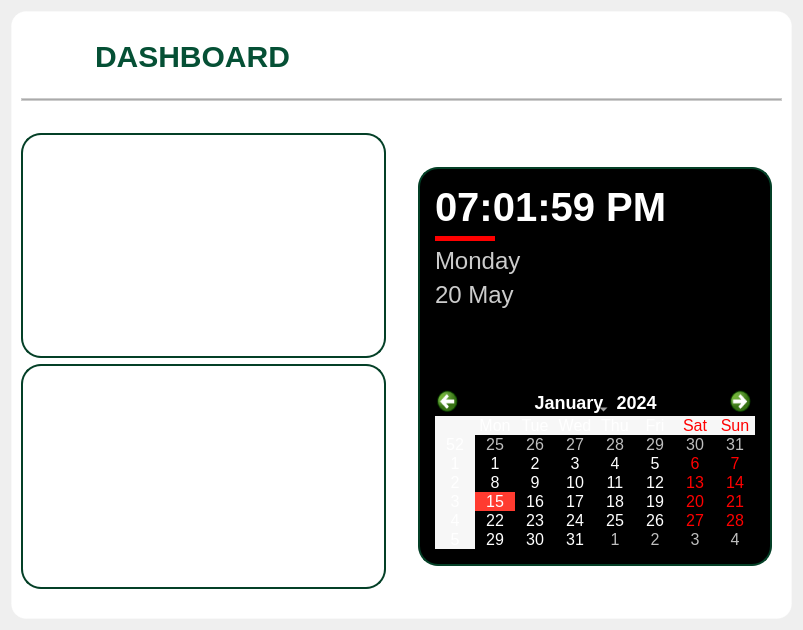
         <widget class="QWidget" name="Admin_Dashboard">
          <layout class="QVBoxLayout" name="verticalLayout_4">
           <item>
            <widget class="QFrame" name="frame_7">
             <property name="styleSheet">
              <string notr="true">QFrame {
    background-color: white;
    border: 1px solid rgba(255, 255, 255, 0.3); /* Subtle border */
    border-radius: 15px;
    backdrop-filter: blur(15px); /* Blur effect */
}
</string>
             </property>
             <property name="frameShape">
              <enum>QFrame::StyledPanel</enum>
             </property>
             <property name="frameShadow">
              <enum>QFrame::Raised</enum>
             </property>
             <layout class="QGridLayout" name="gridLayout_11">
              <item row="2" column="2" rowspan="3">
               <widget class="QFrame" name="frame_16">
                <property name="frameShape">
                 <enum>QFrame::StyledPanel</enum>
                </property>
                <property name="frameShadow">
                 <enum>QFrame::Raised</enum>
                </property>
                <layout class="QGridLayout" name="gridLayout_6">
                 <property name="topMargin">
                  <number>19</number>
                 </property>
                 <item row="3" column="0">
                  <spacer name="verticalSpacer">
                   <property name="orientation">
                    <enum>Qt::Vertical</enum>
                   </property>
                   <property name="sizeType">
                    <enum>QSizePolicy::Fixed</enum>
                   </property>
                   <property name="sizeHint" stdset="0">
                    <size>
                     <width>10</width>
                     <height>13</height>
                    </size>
                   </property>
                  </spacer>
                 </item>
                 <item row="1" column="0">
                  <widget class="QFrame" name="frame_17">
                   <property name="minimumSize">
                    <size>
                     <width>0</width>
                     <height>200</height>
                    </size>
                   </property>
                   <property name="maximumSize">
                    <size>
                     <width>16777215</width>
                     <height>600</height>
                    </size>
                   </property>
                   <property name="styleSheet">
                    <string notr="true">QFrame {
    background: black;
    
    border: 2px solid #044027; /* Slightly lighter green border */
    border-radius: 20px; /* Rounded corners */
}
</string>
                   </property>
                   <property name="frameShape">
                    <enum>QFrame::StyledPanel</enum>
                   </property>
                   <property name="frameShadow">
                    <enum>QFrame::Raised</enum>
                   </property>
                   <layout class="QGridLayout" name="gridLayout_10">
                    <property name="leftMargin">
                     <number>15</number>
                    </property>
                    <property name="topMargin">
                     <number>15</number>
                    </property>
                    <property name="rightMargin">
                     <number>15</number>
                    </property>
                    <property name="bottomMargin">
                     <number>15</number>
                    </property>
                    <item row="0" column="0" colspan="2">
                     <widget class="QLabel" name="time_dashboard">
                      <property name="styleSheet">
                       <string notr="true">QLabel {
	background: none;
	border: none;
    font-family: &quot;Helvetica Neue&quot;, &quot;Arial&quot;, sans-serif;
    font-size: 30pt;
    font-weight: bold;
    color: white;
}
</string>
                      </property>
                      <property name="text">
                       <string>07:01:59 PM</string>
                      </property>
                      <property name="alignment">
                       <set>Qt::AlignLeading|Qt::AlignLeft|Qt::AlignVCenter</set>
                      </property>
                     </widget>
                    </item>
                    <item row="0" column="2" rowspan="5">
                     <widget class="QFrame" name="Analogclock">
                      <property name="styleSheet">
                       <string notr="true">background: none;
border:none;</string>
                      </property>
                      <property name="frameShape">
                       <enum>QFrame::StyledPanel</enum>
                      </property>
                      <property name="frameShadow">
                       <enum>QFrame::Raised</enum>
                      </property>
                     </widget>
                    </item>
                    <item row="1" column="0">
                     <widget class="Line" name="line_4">
                      <property name="sizePolicy">
                       <sizepolicy hsizetype="Fixed" vsizetype="Fixed">
                        <horstretch>0</horstretch>
                        <verstretch>0</verstretch>
                       </sizepolicy>
                      </property>
                      <property name="minimumSize">
                       <size>
                        <width>60</width>
                        <height>5</height>
                       </size>
                      </property>
                      <property name="styleSheet">
                       <string notr="true">QFrame {
    border: 1px solid transparent;
    background-color: red;
    height: 4px;
}
</string>
                      </property>
                      <property name="orientation">
                       <enum>Qt::Horizontal</enum>
                      </property>
                     </widget>
                    </item>
                    <item row="2" column="0" colspan="2">
                     <widget class="QLabel" name="day">
                      <property name="styleSheet">
                       <string notr="true">QLabel {
	background: none;
	border: none;
    font-family: &quot;Helvetica Neue&quot;, &quot;Arial&quot;, sans-serif;
    font-size: 18pt;
    font-weight: 100;
    color: #ccc;
}
</string>
                      </property>
                      <property name="text">
                       <string>Monday</string>
                      </property>
                      <property name="alignment">
                       <set>Qt::AlignLeading|Qt::AlignLeft|Qt::AlignVCenter</set>
                      </property>
                     </widget>
                    </item>
                    <item row="3" column="0" colspan="2">
                     <widget class="QLabel" name="date">
                      <property name="styleSheet">
                       <string notr="true">QLabel {
	background: none;
	border: none;
    font-family: &quot;Helvetica Neue&quot;, &quot;Arial&quot;, sans-serif;
    font-size: 18pt;
    font-weight: 100;
    color: #ccc;
}
</string>
                      </property>
                      <property name="text">
                       <string>20 May</string>
                      </property>
                      <property name="alignment">
                       <set>Qt::AlignLeading|Qt::AlignLeft|Qt::AlignVCenter</set>
                      </property>
                     </widget>
                    </item>
                    <item row="4" column="0" colspan="2">
                     <widget class="QLabel" name="greetings">
                      <property name="styleSheet">
                       <string notr="true">QLabel {
	background: none;
	border: none;
    font-family: &quot;Helvetica Neue&quot;, &quot;Arial&quot;, sans-serif;
    font-size: 18pt;
    font-weight: 100;
    color: white;
}
</string>
                      </property>
                      <property name="text">
                       <string/>
                      </property>
                      <property name="alignment">
                       <set>Qt::AlignLeading|Qt::AlignLeft|Qt::AlignVCenter</set>
                      </property>
                     </widget>
                    </item>
                    <item row="5" column="1">
                     <spacer name="verticalSpacer_7">
                      <property name="orientation">
                       <enum>Qt::Vertical</enum>
                      </property>
                      <property name="sizeType">
                       <enum>QSizePolicy::Fixed</enum>
                      </property>
                      <property name="sizeHint" stdset="0">
                       <size>
                        <width>20</width>
                        <height>40</height>
                       </size>
                      </property>
                     </spacer>
                    </item>
                    <item row="6" column="0" colspan="3">
                     <widget class="QCalendarWidget" name="calendar">
                      <property name="sizePolicy">
                       <sizepolicy hsizetype="Expanding" vsizetype="Expanding">
                        <horstretch>0</horstretch>
                        <verstretch>0</verstretch>
                       </sizepolicy>
                      </property>
                      <property name="minimumSize">
                       <size>
                        <width>0</width>
                        <height>0</height>
                       </size>
                      </property>
                      <property name="maximumSize">
                       <size>
                        <width>600</width>
                        <height>600</height>
                       </size>
                      </property>
                      <property name="styleSheet">
                       <string notr="true">QCalendarWidget {
    background-color: black;
    color: white;
    border: none;
    font-family: 'Helvetica Neue', sans-serif;
    font-size: 16px;
}

QCalendarWidget QAbstractItemView {
    selection-background-color: #ff3b30;
    selection-color: white;
	border: none;
    background-color: black;
    gridline-color: #444;
}

QCalendarWidget QToolButton {
    color: white;
    font-size: 18px;
    icon-size: 24px, 24px;
    background: transparent;
    border: none;
}

QCalendarWidget QSpinBox {
    color: white;
    background: transparent;
    border: none;
}

QCalendarWidget QWidget#qt_calendar_navigationbar {
    background-color: black;
    border: none;
}

QCalendarWidget QAbstractItemView:enabled {
    color: white;
    background-color: black;
    selection-background-color: #ff3b30;
    selection-color: white;
}
/* Hover effect */
QCalendarWidget QAbstractItemView::item:hover {
    background-color: #555;  /* dark hover background */
    color: white;
    border-radius: 4px;
}

/* Current date highlight (uses QTextCharFormat from Python) */
QCalendarWidget QAbstractItemView::item:enabled:!selected[today=&quot;true&quot;] {
    border: 1px solid #ff3b30;
    font-weight: bold;
    color: #ff3b30;
    border-radius: 4px;
}
</string>
                      </property>
                     </widget>
                    </item>
                   </layout>
                  </widget>
                 </item>
                 <item row="0" column="0">
                  <spacer name="verticalSpacer_8">
                   <property name="orientation">
                    <enum>Qt::Vertical</enum>
                   </property>
                   <property name="sizeType">
                    <enum>QSizePolicy::Fixed</enum>
                   </property>
                   <property name="sizeHint" stdset="0">
                    <size>
                     <width>20</width>
                     <height>40</height>
                    </size>
                   </property>
                  </spacer>
                 </item>
                </layout>
               </widget>
              </item>
              <item row="0" column="0" colspan="2">
               <widget class="QFrame" name="frame_9">
                <property name="styleSheet">
                 <string notr="true">background: none;
border: none;</string>
                </property>
                <property name="frameShape">
                 <enum>QFrame::StyledPanel</enum>
                </property>
                <property name="frameShadow">
                 <enum>QFrame::Raised</enum>
                </property>
                <layout class="QGridLayout" name="gridLayout_8">
                 <item row="0" column="0" alignment="Qt::AlignTop">
                  <widget class="QFrame" name="frame_10">
                   <property name="styleSheet">
                    <string notr="true">background: none;
border: none;</string>
                   </property>
                   <property name="frameShape">
                    <enum>QFrame::StyledPanel</enum>
                   </property>
                   <property name="frameShadow">
                    <enum>QFrame::Raised</enum>
                   </property>
                   <layout class="QGridLayout" name="gridLayout_9">
                    <item row="0" column="0">
                     <widget class="QLabel" name="dashboard_a">
                      <property name="maximumSize">
                       <size>
                        <width>50</width>
                        <height>50</height>
                       </size>
                      </property>
                      <property name="text">
                       <string/>
                      </property>
                      <property name="pixmap">
                       <pixmap>Resources/dashboard-black.png</pixmap>
                      </property>
                      <property name="scaledContents">
                       <bool>true</bool>
                      </property>
                     </widget>
                    </item>
                    <item row="0" column="1">
                     <widget class="QLabel" name="label_4">
                      <property name="styleSheet">
                       <string notr="true">QLabel {
    background: none;
    color: #055035; /* Darker shade of blue */
    font-size: 30px;
    font-weight: 900; /* Extra Bold */
    font-family: &quot;Poppins&quot;, &quot;Arial&quot;, &quot;Helvetica&quot;, sans-serif;
    border: none;
    text-align: center;
}
</string>
                      </property>
                      <property name="text">
                       <string>DASHBOARD</string>
                      </property>
                     </widget>
                    </item>
                   </layout>
                  </widget>
                 </item>
                </layout>
               </widget>
              </item>
              <item row="3" column="0">
               <widget class="QFrame" name="frame_14">
                <property name="sizePolicy">
                 <sizepolicy hsizetype="Minimum" vsizetype="Expanding">
                  <horstretch>0</horstretch>
                  <verstretch>0</verstretch>
                 </sizepolicy>
                </property>
                <property name="styleSheet">
                 <string notr="true">QFrame {
    background: qlineargradient(
        spread:pad,
        x1:0, y1:0, x2:1, y2:1,
        stop:0 #055035,  /* Dark green */
        stop:1 #02281A   /* Even darker green */
    );
    
    border: 2px solid #044027; /* Slightly lighter green border */
    border-radius: 20px; /* Rounded corners */
}
</string>
                </property>
                <property name="frameShape">
                 <enum>QFrame::StyledPanel</enum>
                </property>
                <property name="frameShadow">
                 <enum>QFrame::Raised</enum>
                </property>
                <layout class="QGridLayout" name="gridLayout_4">
                 <item row="0" column="1">
                  <widget class="QFrame" name="pending_data">
                   <property name="styleSheet">
                    <string notr="true">background: none;
border: none;</string>
                   </property>
                   <property name="frameShape">
                    <enum>QFrame::StyledPanel</enum>
                   </property>
                   <property name="frameShadow">
                    <enum>QFrame::Raised</enum>
                   </property>
                  </widget>
                 </item>
                 <item row="0" column="0">
                  <widget class="QFrame" name="frame_15">
                   <property name="styleSheet">
                    <string notr="true">background: none;
border: none;</string>
                   </property>
                   <property name="frameShape">
                    <enum>QFrame::StyledPanel</enum>
                   </property>
                   <property name="frameShadow">
                    <enum>QFrame::Raised</enum>
                   </property>
                   <layout class="QGridLayout" name="gridLayout_7">
                    <item row="0" column="0" colspan="5">
                     <layout class="QHBoxLayout" name="horizontalLayout_6">
                      <item>
                       <widget class="QPushButton" name="pending_btn">
                        <property name="styleSheet">
                         <string notr="true">QPushButton {
    background: none;
    color: white; /* Darker shade of blue */
    font-size: 20px;
    font-weight: 900; /* Extra Bold */
    font-family: &quot;Poppins&quot;, &quot;Arial&quot;, &quot;Helvetica&quot;, sans-serif;
    border: none;
    text-align: center;
}

QPushButton:hover {
    text-decoration: underline;
}</string>
                        </property>
                        <property name="text">
                         <string>PENDING ACCOUNTS</string>
                        </property>
                       </widget>
                      </item>
                     </layout>
                    </item>
                    <item row="1" column="2">
                     <widget class="QLabel" name="pending">
                      <property name="styleSheet">
                       <string notr="true">QLabel {
    background: none; /* No background, blends with UI */
    color: white; /* Darker shade of blue */
    font-size: 60px; /* Large text for emphasis */
    font-weight: bold; /* Make it stand out */
    font-family: &quot;Poppins&quot;, &quot;Arial&quot;, &quot;Helvetica&quot;, sans-serif; /* Poppins with fallbacks */
    border: none; /* No border */
    text-align: center; /* Center the text */
}
</string>
                      </property>
                      <property name="text">
                       <string>0</string>
                      </property>
                      <property name="alignment">
                       <set>Qt::AlignCenter</set>
                      </property>
                     </widget>
                    </item>
                    <item row="1" column="1">
                     <widget class="QLabel" name="pending_a">
                      <property name="minimumSize">
                       <size>
                        <width>70</width>
                        <height>70</height>
                       </size>
                      </property>
                      <property name="maximumSize">
                       <size>
                        <width>70</width>
                        <height>70</height>
                       </size>
                      </property>
                      <property name="text">
                       <string/>
                      </property>
                      <property name="pixmap">
                       <pixmap>Resources/pending (2).png</pixmap>
                      </property>
                      <property name="scaledContents">
                       <bool>true</bool>
                      </property>
                     </widget>
                    </item>
                   </layout>
                  </widget>
                 </item>
                </layout>
               </widget>
              </item>
              <item row="4" column="0">
               <widget class="QFrame" name="frame_11">
                <property name="sizePolicy">
                 <sizepolicy hsizetype="Expanding" vsizetype="Expanding">
                  <horstretch>0</horstretch>
                  <verstretch>0</verstretch>
                 </sizepolicy>
                </property>
                <property name="styleSheet">
                 <string notr="true">QFrame {
    background: qlineargradient(
        spread:pad,
        x1:0, y1:0, x2:1, y2:1,
        stop:0 #055035,  /* Dark green */
        stop:1 #02281A   /* Even darker green */
    );
    
    border: 2px solid #044027; /* Slightly lighter green border */
    border-radius: 20px; /* Rounded corners */
}
</string>
                </property>
                <property name="frameShape">
                 <enum>QFrame::StyledPanel</enum>
                </property>
                <property name="frameShadow">
                 <enum>QFrame::Raised</enum>
                </property>
                <layout class="QGridLayout" name="gridLayout_5">
                 <property name="rightMargin">
                  <number>11</number>
                 </property>
                 <item row="0" column="0">
                  <widget class="QFrame" name="frame_12">
                   <property name="styleSheet">
                    <string notr="true">QFrame {
    background-color: rgba(255, 255, 255, 0.15); /* Light transparency */
    border: 1px solid rgba(255, 255, 255, 0.3); /* Subtle border */
    border-radius: 15px;
    backdrop-filter: blur(15px); /* Blur effect */
}
</string>
                   </property>
                   <property name="frameShape">
                    <enum>QFrame::StyledPanel</enum>
                   </property>
                   <property name="frameShadow">
                    <enum>QFrame::Raised</enum>
                   </property>
                   <layout class="QHBoxLayout" name="horizontalLayout_2">
                    <item>
                     <layout class="QVBoxLayout" name="verticalLayout_5">
                      <item>
                       <spacer name="verticalSpacer_3">
                        <property name="orientation">
                         <enum>Qt::Vertical</enum>
                        </property>
                        <property name="sizeType">
                         <enum>QSizePolicy::Fixed</enum>
                        </property>
                        <property name="sizeHint" stdset="0">
                         <size>
                          <width>20</width>
                          <height>40</height>
                         </size>
                        </property>
                       </spacer>
                      </item>
                      <item>
                       <widget class="QPushButton" name="student_btn">
                        <property name="styleSheet">
                         <string notr="true">QPushButton {
    background: none;
    color: white; /* Darker shade of blue */
    font-size: 25px;
    font-weight: 900; /* Extra Bold */
    font-family: &quot;Poppins&quot;, &quot;Arial&quot;, &quot;Helvetica&quot;, sans-serif;
    border: none;
    text-align: center;
}

QPushButton:hover {
    text-decoration: underline;
}</string>
                        </property>
                        <property name="text">
                         <string>STUDENT</string>
                        </property>
                       </widget>
                      </item>
                      <item>
                       <widget class="QLabel" name="student">
                        <property name="styleSheet">
                         <string notr="true">QLabel {
    background: none; /* No background, blends with UI */
    color: white; /* Darker shade of blue */
    font-size: 60px; /* Large text for emphasis */
    font-weight: bold; /* Make it stand out */
    font-family: &quot;Poppins&quot;, &quot;Arial&quot;, &quot;Helvetica&quot;, sans-serif; /* Poppins with fallbacks */
    border: none; /* No border */
    text-align: center; /* Center the text */
}
</string>
                        </property>
                        <property name="text">
                         <string>0</string>
                        </property>
                        <property name="alignment">
                         <set>Qt::AlignCenter</set>
                        </property>
                       </widget>
                      </item>
                      <item>
                       <spacer name="verticalSpacer_4">
                        <property name="orientation">
                         <enum>Qt::Vertical</enum>
                        </property>
                        <property name="sizeType">
                         <enum>QSizePolicy::Fixed</enum>
                        </property>
                        <property name="sizeHint" stdset="0">
                         <size>
                          <width>20</width>
                          <height>40</height>
                         </size>
                        </property>
                       </spacer>
                      </item>
                     </layout>
                    </item>
                    <item>
                     <widget class="QFrame" name="frame_19">
                      <property name="styleSheet">
                       <string notr="true">background: none;
border: none;</string>
                      </property>
                      <property name="frameShape">
                       <enum>QFrame::StyledPanel</enum>
                      </property>
                      <property name="frameShadow">
                       <enum>QFrame::Raised</enum>
                      </property>
                      <layout class="QGridLayout" name="gridLayout_12">
                       <item row="0" column="0">
                        <widget class="QLabel" name="student_a">
                         <property name="maximumSize">
                          <size>
                           <width>70</width>
                           <height>70</height>
                          </size>
                         </property>
                         <property name="text">
                          <string/>
                         </property>
                         <property name="pixmap">
                          <pixmap>Resources/students.png</pixmap>
                         </property>
                         <property name="scaledContents">
                          <bool>true</bool>
                         </property>
                        </widget>
                       </item>
                      </layout>
                     </widget>
                    </item>
                   </layout>
                  </widget>
                 </item>
                 <item row="0" column="1">
                  <widget class="QFrame" name="frame_13">
                   <property name="styleSheet">
                    <string notr="true">QFrame {
    background-color: rgba(255, 255, 255, 0.15); /* Light transparency */
    border: 1px solid rgba(255, 255, 255, 0.3); /* Subtle border */
    border-radius: 15px;
    backdrop-filter: blur(15px); /* Blur effect */
}
</string>
                   </property>
                   <property name="frameShape">
                    <enum>QFrame::StyledPanel</enum>
                   </property>
                   <property name="frameShadow">
                    <enum>QFrame::Raised</enum>
                   </property>
                   <layout class="QHBoxLayout" name="horizontalLayout_3">
                    <item>
                     <layout class="QVBoxLayout" name="verticalLayout_6">
                      <item>
                       <spacer name="verticalSpacer_5">
                        <property name="orientation">
                         <enum>Qt::Vertical</enum>
                        </property>
                        <property name="sizeType">
                         <enum>QSizePolicy::Fixed</enum>
                        </property>
                        <property name="sizeHint" stdset="0">
                         <size>
                          <width>20</width>
                          <height>40</height>
                         </size>
                        </property>
                       </spacer>
                      </item>
                      <item>
                       <widget class="QPushButton" name="faculty_btn">
                        <property name="styleSheet">
                         <string notr="true">QPushButton {
    background: none;
    color: white; /* Darker shade of blue */
    font-size: 25px;
    font-weight: 900; /* Extra Bold */
    font-family: &quot;Poppins&quot;, &quot;Arial&quot;, &quot;Helvetica&quot;, sans-serif;
    border: none;
    text-align: center;
}

QPushButton:hover {
    text-decoration: underline;
}</string>
                        </property>
                        <property name="text">
                         <string>FACULTY</string>
                        </property>
                       </widget>
                      </item>
                      <item>
                       <widget class="QLabel" name="faculty">
                        <property name="styleSheet">
                         <string notr="true">QLabel {
    background: none; /* No background, blends with UI */
    color: white; /* Darker shade of blue */
    font-size: 60px; /* Large text for emphasis */
    font-weight: bold; /* Make it stand out */
    font-family: &quot;Poppins&quot;, &quot;Arial&quot;, &quot;Helvetica&quot;, sans-serif; /* Poppins with fallbacks */
    border: none; /* No border */
    text-align: center; /* Center the text */
}
</string>
                        </property>
                        <property name="text">
                         <string>0</string>
                        </property>
                        <property name="alignment">
                         <set>Qt::AlignCenter</set>
                        </property>
                       </widget>
                      </item>
                      <item>
                       <spacer name="verticalSpacer_6">
                        <property name="orientation">
                         <enum>Qt::Vertical</enum>
                        </property>
                        <property name="sizeType">
                         <enum>QSizePolicy::Fixed</enum>
                        </property>
                        <property name="sizeHint" stdset="0">
                         <size>
                          <width>20</width>
                          <height>40</height>
                         </size>
                        </property>
                       </spacer>
                      </item>
                     </layout>
                    </item>
                    <item>
                     <widget class="QFrame" name="frame_20">
                      <property name="styleSheet">
                       <string notr="true">background: none;
border: none;
</string>
                      </property>
                      <property name="frameShape">
                       <enum>QFrame::StyledPanel</enum>
                      </property>
                      <property name="frameShadow">
                       <enum>QFrame::Raised</enum>
                      </property>
                      <layout class="QGridLayout" name="gridLayout_15">
                       <item row="0" column="0">
                        <widget class="QLabel" name="faculty_a">
                         <property name="maximumSize">
                          <size>
                           <width>70</width>
                           <height>70</height>
                          </size>
                         </property>
                         <property name="text">
                          <string/>
                         </property>
                         <property name="pixmap">
                          <pixmap>Resources/faculty.png</pixmap>
                         </property>
                         <property name="scaledContents">
                          <bool>true</bool>
                         </property>
                        </widget>
                       </item>
                      </layout>
                     </widget>
                    </item>
                   </layout>
                  </widget>
                 </item>
                </layout>
               </widget>
              </item>
              <item row="5" column="0">
               <spacer name="verticalSpacer_2">
                <property name="orientation">
                 <enum>Qt::Vertical</enum>
                </property>
                <property name="sizeType">
                 <enum>QSizePolicy::Fixed</enum>
                </property>
                <property name="sizeHint" stdset="0">
                 <size>
                  <width>20</width>
                  <height>20</height>
                 </size>
                </property>
               </spacer>
              </item>
              <item row="2" column="1">
               <spacer name="horizontalSpacer_2">
                <property name="orientation">
                 <enum>Qt::Horizontal</enum>
                </property>
                <property name="sizeType">
                 <enum>QSizePolicy::Fixed</enum>
                </property>
                <property name="sizeHint" stdset="0">
                 <size>
                  <width>10</width>
                  <height>20</height>
                 </size>
                </property>
               </spacer>
              </item>
              <item row="1" column="0" colspan="3">
               <widget class="Line" name="line">
                <property name="styleSheet">
                 <string notr="true">QFrame {
    border: 1px solid #ccc;
    background-color: #aaa;
    height: 2px;
}
</string>
                </property>
                <property name="orientation">
                 <enum>Qt::Horizontal</enum>
                </property>
               </widget>
              </item>
             </layout>
            </widget>
           </item>
          </layout>
         </widget>
